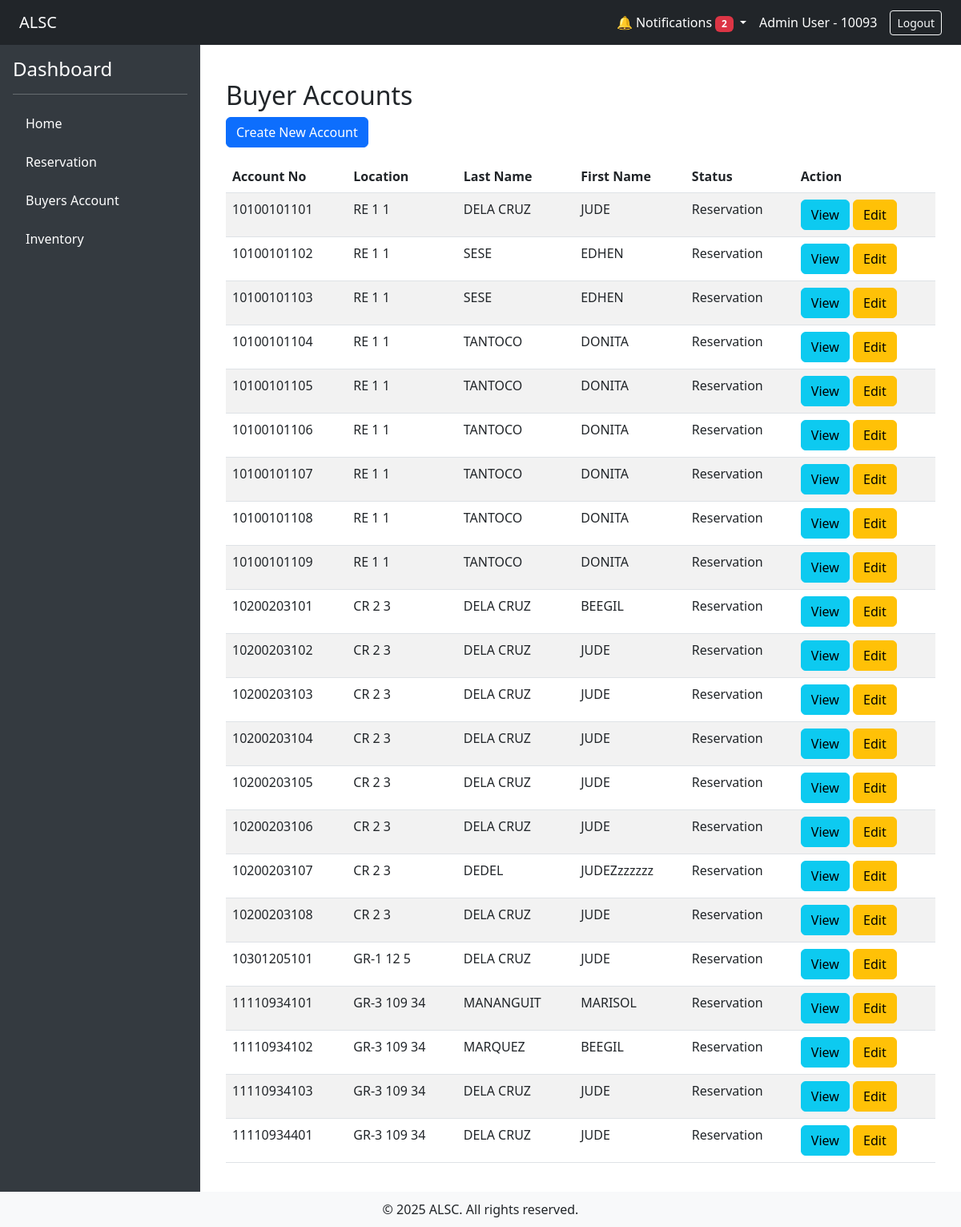
Before: /?url=buyersaccount/index (signed in) with the older database file.
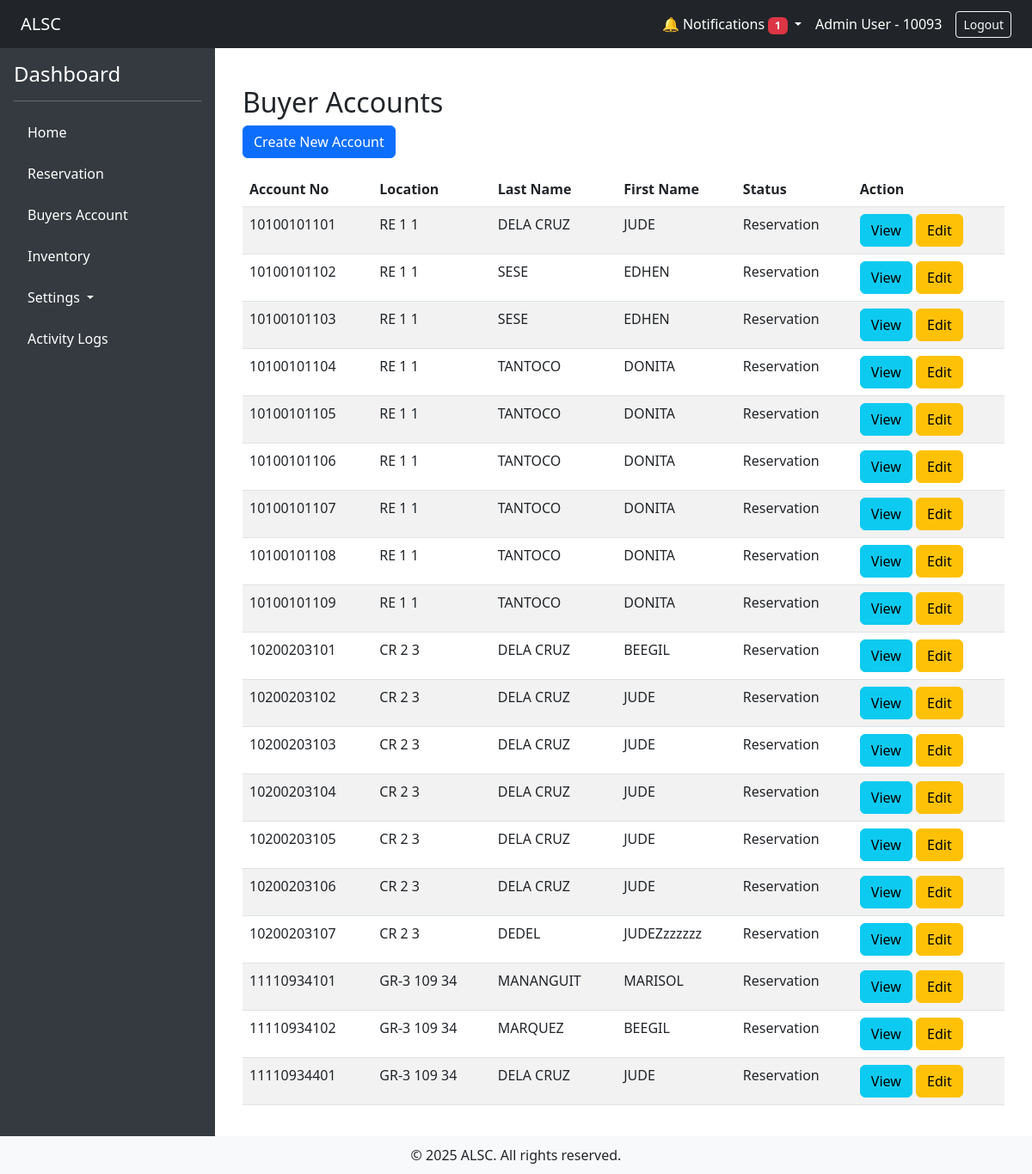
After: the same page with the newer database file.
### tables this page shows
CREATE TABLE `buyers_account` (
  `account_no` bigint(20) UNSIGNED NOT NULL,
  `lot_id` int(11) NOT NULL,
  `date_of_sale` date NOT NULL DEFAULT curdate(),
  `account_status` varchar(50) NOT NULL DEFAULT 'Active',
  `account_type` varchar(50) NOT NULL,
  `account_type_secondary` varchar(50) DEFAULT NULL,
  `lot_area` double DEFAULT NULL,
  `lot_price_per_sqm` double DEFAULT NULL,
  `lot_discount_percent` double DEFAULT 0,
  `lot_discount_amount` double DEFAULT 0,
  `house_model` varchar(100) DEFAULT NULL,
  `floor_area` double DEFAULT NULL,
  `house_price_per_sqm` double DEFAULT NULL,
  `house_discount_percent` double DEFAULT 0,
  `house_discount_amount` double DEFAULT 0,
  `tcp_discount_percent` double DEFAULT 0,
  `tcp_discount_amount` double DEFAULT 0,
  `total_contract_price` double DEFAULT NULL,
  `vat_amount` double DEFAULT 0,
  `net_total_contract_price` double DEFAULT NULL,
  `reservation_fee` double DEFAULT 0,
  `payment_type_primary` varchar(100) DEFAULT NULL,
  `payment_type_secondary` varchar(100) DEFAULT NULL,
  `down_payment_percent` double DEFAULT NULL,
  `net_down_payment` double DEFAULT NULL,
  `number_of_payments` int(11) DEFAULT NULL,
  `monthly_down_payment` double DEFAULT NULL,
  `first_down_payment_date` date DEFAULT NULL,
  `full_down_payment_due_date` date DEFAULT NULL,
  `amount_financed` double DEFAULT NULL,
  `financing_terms_months` int(11) DEFAULT NULL,
  `interest_rate` double DEFAULT NULL,
  `fixed_factor` double DEFAULT NULL,
  `monthly_amortization` double DEFAULT NULL,
  `amortization_start_date` date DEFAULT NULL,
  `has_retention` tinyint(1) DEFAULT 0,
  `is_restructured` tinyint(1) DEFAULT 0,
  `has_changed_terms` tinyint(1) DEFAULT 0,
  `account_active_status` tinyint(1) DEFAULT 1 COMMENT '0=Backout, 1=Active, 2=Transferred',
  `backout_date` date DEFAULT NULL,
  `remarks` text DEFAULT NULL,
  `created_at` timestamp NOT NULL DEFAULT current_timestamp(),
  `updated_at` timestamp NOT NULL DEFAULT current_timestamp() ON UPDATE current_timestamp()
);

CREATE TABLE `buyers_account_buyer` (
  `account_buyer_id` int(11) NOT NULL,
  `account_no` bigint(20) UNSIGNED DEFAULT NULL,
  `relationship_type` varchar(50) DEFAULT NULL,
  `is_primary` tinyint(1) DEFAULT 0,
  `last_name` varchar(255) NOT NULL,
  `first_name` varchar(255) NOT NULL,
  `middle_name` varchar(255) NOT NULL,
  `suffix_name` varchar(255) NOT NULL,
  `address` varchar(255) NOT NULL,
  `zip_code` varchar(255) NOT NULL,
  `address_abroad` text NOT NULL,
  `birthdate` date NOT NULL,
  `age` int(11) NOT NULL,
  `viber` varchar(25) NOT NULL,
  `gender` text NOT NULL,
  `civil_status` text NOT NULL,
  `citizenship` varchar(255) NOT NULL,
  `id_presented` varchar(255) NOT NULL,
  `tin_no` varchar(255) NOT NULL,
  `email` varchar(255) NOT NULL,
  `contact_no` varchar(100) NOT NULL,
  `contact_abroad` varchar(100) NOT NULL
);

CREATE TABLE `t_projects` (
  `c_code` smallint(6) NOT NULL,
  `c_project_code` smallint(6) NOT NULL,
  `c_name` text DEFAULT NULL,
  `c_acronym` text DEFAULT NULL,
  `c_address` text DEFAULT NULL,
  `c_province` text DEFAULT NULL,
  `c_status` smallint(6) DEFAULT NULL,
  `c_zip` smallint(6) DEFAULT NULL,
  `c_rate` double DEFAULT NULL,
  `c_reservation` double DEFAULT NULL
);

CREATE TABLE `lots` (
  `id` int(11) NOT NULL,
  `site_id` smallint(6) DEFAULT NULL,
  `block` smallint(6) DEFAULT NULL,
  `lot` smallint(6) DEFAULT NULL,
  `lot_area` decimal(10,2) DEFAULT NULL,
  `price_per_sqm` decimal(10,2) DEFAULT NULL,
  `status` varchar(50) DEFAULT NULL,
  `remarks` text DEFAULT NULL,
  `title` varchar(255) DEFAULT NULL,
  `title_owner` varchar(255) DEFAULT NULL,
  `previous_owner` varchar(255) DEFAULT NULL,
  `created_at` timestamp NOT NULL DEFAULT current_timestamp()
);

### app/controllers/buyersaccount_controller.php (called while the page is built, shortened)
<?php
require_once __DIR__ . '/../models/BuyersAccountModel.php';
require_once __DIR__ . '/../core/Controller.php';
class BuyersAccount extends Controller
{
    public function index()
    {
        $accounts = BuyersAccountModel::all();
        return $this->view('buyers_account/index', compact('accounts'));
    }
}

### app/core/App.php (called while the page is built, shortened)
<?php
class App
{
    protected $method = 'index';
    public function __construct()
    {
        $url = $this->parseUrl();
        if ($url) {
            if (file_exists(__DIR__ . '/../controllers/' . $url[0] . '_controller.php')) {
                unset($url[0]);
            }
        }
        $this->controller = new $this->controller;
        if (isset($url[1])) {
            if (method_exists($this->controller, $url[1])) {
                $this->method = $url[1];
                unset($url[1]);
            }else $this->method = "notfound";
        }
        $this->params = $url ? array_values($url) : [];
        call_user_func_array([$this->controller, $this->method], $this->params);
    }
    public function parseUrl()
    {
        if (isset($_GET['url'])) {
            return explode('/', filter_var(rtrim($_GET['url'], '/'), FILTER_SANITIZE_URL));
        }
    }
}

### index.php (called while the page is built, shortened)
<?php
require_once './app/init.php';
$app = new App;

### app/init.php (called while the page is built, shortened)
<?php
require_once 'config/Connection.php';
require_once 'core/App.php';
require_once 'core/Controller.php';
require_once 'helpers/activity_helper.php';
require_once 'helpers/notif_helper.php';
require_once 'helpers/auth_helper.php';
function url($path = '')
{
    $base = rtrim('/alsc_app', '/');
    $path = ltrim($path, '/');
    return $base . '/?url=' . $path;
}

### app/config/Connection.php (called while the page is built, shortened)
<?php
class Connection
{
    private static $instance;
    private $conn;
    public function __construct()
    {
        try {
            $dbh = "mysql:host=". DB_HOST .";dbname=". DB_NAME ;
            $this->conn = new PDO($dbh, DB_USER , DB_PASS);
            $this->conn->setAttribute(PDO::ATTR_ERRMODE, PDO::ERRMODE_EXCEPTION);
        } catch (PDOException $e) {
            echo "Connection failed: " . $e->getMessage();
        }
    }
    public static function getInstance()
    {
        if (!self::$instance) {
            self::$instance = new Connection();
        }
        return self::$instance;
    }
    public function getConnection()
    {
        return $this->conn;
    }
}

### app/models/BuyersAccountModel.php (called while the page is built, shortened)
<?php
require_once __DIR__ . '/../core/Model.php';
class BuyersAccountModel extends Model
{
    public static function all()
    {
        $instance = new static();
        $stmt = $instance->db->query("
        SELECT
            ba.*,
            b.*,
            p.c_acronym AS project_acronym,
            l.site_id,
            l.block,
            l.lot
        FROM
            buyers_account ba
        LEFT JOIN buyers_account_buyer b ON ba.account_no = b.account_no AND b.is_primary = TRUE
        LEFT JOIN lots l ON ba.lot_id = l.id
        LEFT JOIN t_projects p ON l.site_id = p.c_code");
        return $stmt->fetchAll(PDO::FETCH_OBJ);
    }
}

### app/core/Model.php (called while the page is built, shortened)
<?php
class Model
{
    public function __construct()
    {
        $this->db = Connection::getInstance()->getConnection();
    }
}

### app/helpers/activity_helper.php (called while the page is built, shortened)
<?php
function current_user_id() {
    return $_SESSION['user']['employee_id'] ?? null;
}

### app/helpers/notif_helper.php (called while the page is built, shortened)
<?php
require_once __DIR__ . '/../core/Model.php';
class Notification extends Model {
    public static function unread($user_id) {
        $instance = new static();
        $stmt = $instance->db->prepare("SELECT * FROM notifications WHERE user_id = ? AND is_read = 0 ORDER BY created_at DESC");
        $stmt->execute([$user_id]);
        return $stmt->fetchAll(PDO::FETCH_OBJ);
    }
}

### app/helpers/auth_helper.php (called while the page is built, shortened)
<?php
require_once __DIR__ . '/../models/PermissionRole.php';
function can($permission)
{
    if (!isset($_SESSION['user']['permissions'])) {
        $role_id = $_SESSION['user']['role_id'];
        $permissionObjects = PermissionRole::getPermissionsForRole($role_id);
    }
    return in_array($permission, $_SESSION['user']['permissions']);
}

### app/models/PermissionRole.php (called while the page is built, shortened)
<?php
require_once __DIR__ . '/../core/Model.php';
class PermissionRole extends Model
{
    public static function getPermissionsForRole($role_id)
    {
        $instance = new static();
        $stmt = $instance->db->prepare("
            SELECT p.* FROM permissions p
            JOIN permission_role pr ON p.id = pr.permission_id
            WHERE pr.role_id = ?
        ");
        $stmt->execute([$role_id]);
        return $stmt->fetchAll(\PDO::FETCH_OBJ);
    }
}

### app/views/buyers_account/index.php (the view)
<div class="container mt-4">
    <h2>Buyer Accounts</h2>
    <a href="<?= url('buyersaccount/create') ?>" class="btn btn-primary">Create New Account</a>
    <table class="table table-striped mt-3">
        <thead>
            <tr>
                <th>Account No</th>
                <th>Location</th>
                <th>Last Name</th>
                <th>First Name</th>
                <th>Status</th>
                <th>Action</th>
            </tr>
        </thead>
        <tbody>
            <?php foreach ($accounts as $account): ?>
                <tr>
                    <td><?= htmlspecialchars($account->account_no); ?></td>
                    <td><?= htmlspecialchars($account->project_acronym); ?> <?= htmlspecialchars($account->block); ?> <?= htmlspecialchars($account->lot); ?></td>
                    <td><?= htmlspecialchars($account->last_name); ?></td>
                    <td><?= htmlspecialchars($account->first_name); ?></td>
                    <td><?= htmlspecialchars($account->account_status); ?></td>
                    <td>
                        <a href="<?= url('buyersaccount/show/'. $account->account_no)?>" class="btn btn-info">View</a>
                        <a href="<?= url('buyersaccount/update/'. $account->account_no)?>" class="btn btn-warning">Edit</a>
                    </td>
                </tr>
            <?php endforeach; ?>
        </tbody>
    </table>
</div>

### app/core/Controller.php (shortened to what this page needs)
<?php
class Controller
{
    protected function view($view, $data = [], $layout = 'layouts/main')
    {
        extract($data);
        require_once(__DIR__ . '/../views/' . $view . '.php');
        $content = ob_get_clean();
        if ($layout) {
            require_once(__DIR__ . '/../views/' . $layout . '.php');
        } else {
            echo $content;
        }
    }
}

### app/views/layouts/main.php (shortened to what this page needs)
<!DOCTYPE html>
<html lang="en">
<head>
    <link href="https://cdn.jsdelivr.net/npm/bootstrap@5.3.0/dist/css/bootstrap.min.css" rel="stylesheet">
</head>
<body>
<div class="d-flex flex-column">
    <nav class="navbar navbar-expand-lg navbar-dark bg-dark px-4">
        <a class="navbar-brand" href="<?= url('dashboard/index') ?>">ALSC</a>
        <div class="ms-auto d-flex align-items-center">
            <?php
            $notifications = Notification::unread(current_user_id());
            $unreadCount = count($notifications);
            ?>
            <div class="nav-item dropdown me-3">
                <a class="nav-link dropdown-toggle text-white" href="#" role="button" data-bs-toggle="dropdown">
                    🔔 Notifications
                    <?php if ($unreadCount > 0): ?>
                        <span class="badge bg-danger" id="unreadCount"><?= $unreadCount ?></span>
                    <?php endif; ?>
                </a>
            </div>
            <span class="text-white me-3">
                <?= htmlspecialchars($_SESSION['user']['name']) ?> - <?= htmlspecialchars($_SESSION['user']['employee_id']) ?>
            </span>
            <a href="<?= url('auth/logout') ?>" class="btn btn-outline-light btn-sm">Logout</a>
        </div>
    </nav>
    <div class="d-flex">
        <div class="sidebar p-3">
            <h4>Dashboard</h4>
            <hr>
            <ul class="nav flex-column">
                <li class="nav-item mb-2">
                    <a href="<?= url('dashboard/index') ?>" class="nav-link">Home</a>
                </li>
                <li class="nav-item mb-2">
                    <a href="<?= url('reservation/index') ?>" class="nav-link">Reservation</a>
                </li>
                <li class="nav-item mb-2">
                    <a href="<?= url('buyersaccount/index') ?>" class="nav-link">Buyers Account</a>
                </li>
                <li class="nav-item mb-2">
                    <a href="<?= url('inventory/index') ?>" class="nav-link">Inventory</a>
                </li>
                <?php if (can('manage_users') || can('manage_permissions') || can('manage_roles')): ?>
                    <li class="nav-item dropdown mb-2">
                        <a class="nav-link dropdown-toggle text-white" href="#" id="navbarDropdown" role="button" data-bs-toggle="dropdown" aria-expanded="false">
                            <i class="bi bi-gear-fill"></i> Settings
                        </a>
                    </li>
                <?php endif; ?>
                <?php if (can('view_logs')): ?>
                    <li class="nav-item mb-2">
                        <a href="<?= url('logs/index') ?>" class="nav-link">Activity Logs</a>
                    </li>
                <?php endif; ?>
            </ul>
        </div>
        <div class="content w-100">
            <?php echo $content; ?>
        </div>
    </div>
</div>
<footer>
    &copy; <?= date('Y') ?> ALSC. All rights reserved.
</footer>
</body>
</html>

### app/views/layouts/main.php (style rules this page uses)
body { min-height: 100vh; display: flex; flex-direction: column; }
.sidebar { min-width: 250px; background: #343a40; min-height: 100vh; color: white; }
.sidebar a { color: white; text-decoration: none; }
.content { flex-grow: 1; padding: 20px; }
footer { background: #f8f9fa; padding: 10px; text-align: center; }

Changed rows visible on the page:
removed buyers_account: buyers_account_buyer.account_no "10200203108", t_projects.c_acronym "CR", lot.block "2", lot.lot "3", buyers_account_buyer.last_name "DELA CRUZ", buyers_account_buyer.first_name "JUDE", account_status "Reservation"
removed buyers_account: buyers_account_buyer.account_no "10301205101", t_projects.c_acronym "GR-1", lot.block "12", lot.lot "5", buyers_account_buyer.last_name "DELA CRUZ", buyers_account_buyer.first_name "JUDE", account_status "Reservation"
removed buyers_account: buyers_account_buyer.account_no "11110934103", t_projects.c_acronym "GR-3", lot.block "109", lot.lot "34", buyers_account_buyer.last_name "DELA CRUZ", buyers_account_buyer.first_name "JUDE", account_status "Reservation"
Other visible differences:
$unreadCount: "2" → "1"
text now shown: "Settings Activity Logs"
